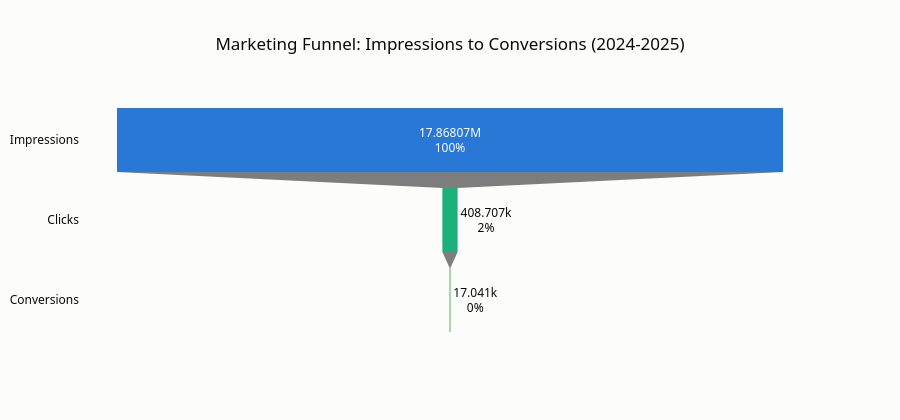

This figure's notebook cell:
### Markdown cell above
## Funnel Analysis

**Business Question:** Where in the funnel do we lose the most volume —
impression-to-click, or click-to-conversion?

**Visualization:** A funnel chart makes the drop-off rate at each stage
immediately legible to a non-technical stakeholder.

### Code cell
funnel = go.Figure(go.Funnel(
    y=["Impressions", "Clicks", "Conversions"],
    x=[overall["Impressions"], overall["Clicks"], overall["Conversions"]],
    marker=dict(color=[u.CATEGORICAL[0], u.CATEGORICAL[2], u.CATEGORICAL[5]]),
    textinfo="value+percent initial",
))
funnel.update_layout(title="Marketing Funnel: Impressions to Conversions (2024-2025)",
                      height=420)
u.save_fig(funnel, "02_marketing_funnel", is_plotly=True)
funnel.show()

### Figure 1 — Plotly figure (JSON) as saved in the notebook; plotly's stock layout.template omitted (floating-point values rounded to 4 significant figures)
{"data": [{"marker": {"color": ["#2a78d6", "#1baf7a", "#008300"]}, "textinfo": "value+percent initial", "type": "funnel", "x": [17870000.0, 408700.0, 17040.0], "y": ["Impressions", "Clicks", "Conversions"]}], "layout": {"height": 420, "title": {"text": "Marketing Funnel: Impressions to Conversions (2024-2025)"}}}
